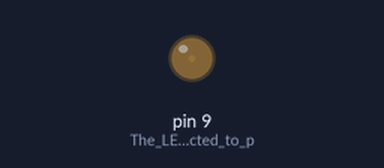
This sketch was run on a simulated Arduino Uno, built with avr-gcc and run on an emulated ATmega328P. On the bench: output pins drawn as LEDs (lit = HIGH).

Above: at 0.05 s.
At 0.95 s:
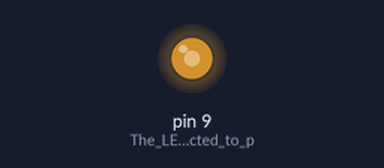
At 1.4 s:
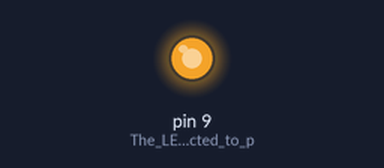
At 2.75 s:
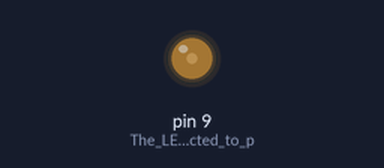
Timing chart, 0 to 7.2 s (numbered marks = the images above):
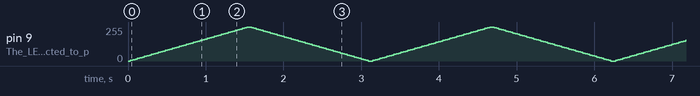

The sketch:

F_pwm_brightness.ino
```cpp
/*The PWM (Pulse Width Modulation) Outputs
allow you to generate analog outputs from digital pins.*/
int brightness = 0;
void setup(){

pinMode(9, OUTPUT); // The LED is connected to pin 9 (PWM)

}

void loop(){

//Increase brightness (from minimum to maximum)

for(brightness = 0 ; brightness<= 255; brightness=brightness+5) {

analogWrite(9, brightness);

delay(30);

}

//Decrease the brightness (from maximum to minimum)

for(brightness = 255; brightness>=0; brightness=brightness-5) {

analogWrite(9, brightness);

delay(30);

}
}
```
